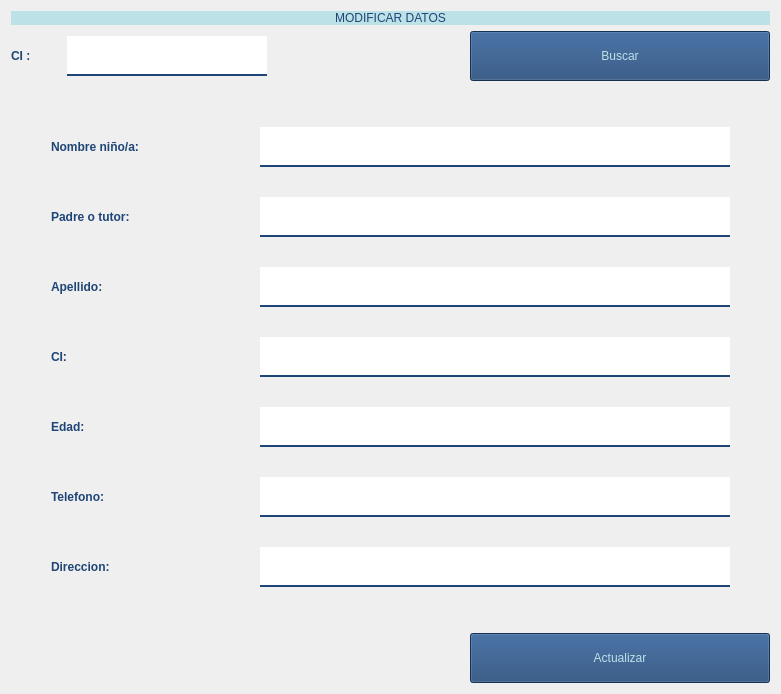
                         <widget class="QWidget" name="pagModificar_2">
                          <property name="styleSheet">
                           <string notr="true">font: 14pt &quot;Bahnschrift SemiLight&quot;;</string>
                          </property>
                          <layout class="QVBoxLayout" name="verticalLayout_8">
                           <item>
                            <widget class="QLabel" name="label_33">
                             <property name="styleSheet">
                              <string notr="true">font: 75 25pt &quot;Times New Roman&quot;;
color: rgb(31, 69,118);
background-color: rgb(188,225,231);
</string>
                             </property>
                             <property name="text">
                              <string>MODIFICAR DATOS</string>
                             </property>
                             <property name="alignment">
                              <set>Qt::AlignCenter</set>
                             </property>
                            </widget>
                           </item>
                           <item>
                            <layout class="QHBoxLayout" name="horizontalLayout_2">
                             <item>
                              <widget class="QLabel" name="label_25">
                               <property name="minimumSize">
                                <size>
                                 <width>50</width>
                                 <height>40</height>
                                </size>
                               </property>
                               <property name="maximumSize">
                                <size>
                                 <width>50</width>
                                 <height>40</height>
                                </size>
                               </property>
                               <property name="styleSheet">
                                <string notr="true">
color: rgb(31, 69,118);
font: 15pt &quot;Times New Roman&quot;;


</string>
                               </property>
                               <property name="text">
                                <string>&lt;html&gt;&lt;head/&gt;&lt;body&gt;&lt;p&gt;&lt;span style=&quot; font-weight:600;&quot;&gt;CI :&lt;/span&gt;&lt;/p&gt;&lt;/body&gt;&lt;/html&gt;</string>
                               </property>
                              </widget>
                             </item>
                             <item>
                              <widget class="QLineEdit" name="line_modi_2">
                               <property name="minimumSize">
                                <size>
                                 <width>200</width>
                                 <height>40</height>
                                </size>
                               </property>
                               <property name="maximumSize">
                                <size>
                                 <width>200</width>
                                 <height>40</height>
                                </size>
                               </property>
                               <property name="styleSheet">
                                <string notr="true">QLineEdit{
border:0px;
color: rgb(31, 69,118);
border-bottom:2px solid rgb(31, 69,118);
fond:75 12pt &quot;Times New Roman&quot;;
}
</string>
                               </property>
                               <property name="text">
                                <string/>
                               </property>
                              </widget>
                             </item>
                             <item>
                              <spacer name="horizontalSpacer_15">
                               <property name="orientation">
                                <enum>Qt::Horizontal</enum>
                               </property>
                               <property name="sizeHint" stdset="0">
                                <size>
                                 <width>40</width>
                                 <height>20</height>
                                </size>
                               </property>
                              </spacer>
                             </item>
                             <item>
                              <widget class="QPushButton" name="bt_buscar_modi_2">
                               <property name="minimumSize">
                                <size>
                                 <width>300</width>
                                 <height>50</height>
                                </size>
                               </property>
                               <property name="maximumSize">
                                <size>
                                 <width>300</width>
                                 <height>50</height>
                                </size>
                               </property>
                               <property name="styleSheet">
                                <string notr="true">background-color: rgb(31, 69,118);
color: rgb(188,225,231);

font: 15pt&quot;Kristen ITC&quot;;</string>
                               </property>
                               <property name="text">
                                <string>Buscar</string>
                               </property>
                              </widget>
                             </item>
                            </layout>
                           </item>
                           <item>
                            <spacer name="verticalSpacer_7">
                             <property name="orientation">
                              <enum>Qt::Vertical</enum>
                             </property>
                             <property name="sizeHint" stdset="0">
                              <size>
                               <width>20</width>
                               <height>40</height>
                              </size>
                             </property>
                            </spacer>
                           </item>
                           <item>
                            <layout class="QHBoxLayout" name="horizontalLayout_16">
                             <property name="spacing">
                              <number>14</number>
                             </property>
                             <item>
                              <spacer name="horizontalSpacer_16">
                               <property name="orientation">
                                <enum>Qt::Horizontal</enum>
                               </property>
                               <property name="sizeHint" stdset="0">
                                <size>
                                 <width>40</width>
                                 <height>20</height>
                                </size>
                               </property>
                              </spacer>
                             </item>
                             <item>
                              <layout class="QVBoxLayout" name="verticalLayout_24">
                               <property name="spacing">
                                <number>30</number>
                               </property>
                               <item>
                                <widget class="QLabel" name="txtmodNinio_2">
                                 <property name="minimumSize">
                                  <size>
                                   <width>195</width>
                                   <height>40</height>
                                  </size>
                                 </property>
                                 <property name="maximumSize">
                                  <size>
                                   <width>195</width>
                                   <height>40</height>
                                  </size>
                                 </property>
                                 <property name="styleSheet">
                                  <string notr="true">color: rgb(31, 69,118);
font: 18pt &quot;Times New Roman&quot;;</string>
                                 </property>
                                 <property name="text">
                                  <string>&lt;html&gt;&lt;head/&gt;&lt;body&gt;&lt;p&gt;&lt;span style=&quot; font-weight:600;&quot;&gt;Nombre niño/a:&lt;/span&gt;&lt;/p&gt;&lt;/body&gt;&lt;/html&gt;</string>
                                 </property>
                                </widget>
                               </item>
                               <item>
                                <widget class="QLabel" name="txtmodPadre_2">
                                 <property name="minimumSize">
                                  <size>
                                   <width>195</width>
                                   <height>40</height>
                                  </size>
                                 </property>
                                 <property name="maximumSize">
                                  <size>
                                   <width>195</width>
                                   <height>40</height>
                                  </size>
                                 </property>
                                 <property name="styleSheet">
                                  <string notr="true">color: rgb(31, 69,118);
font: 18pt &quot;Times New Roman&quot;;</string>
                                 </property>
                                 <property name="text">
                                  <string>&lt;html&gt;&lt;head/&gt;&lt;body&gt;&lt;p&gt;&lt;span style=&quot; font-weight:600;&quot;&gt;Padre o tutor:&lt;/span&gt;&lt;/p&gt;&lt;/body&gt;&lt;/html&gt;</string>
                                 </property>
                                </widget>
                               </item>
                               <item>
                                <widget class="QLabel" name="txtmodApellido2">
                                 <property name="minimumSize">
                                  <size>
                                   <width>195</width>
                                   <height>40</height>
                                  </size>
                                 </property>
                                 <property name="maximumSize">
                                  <size>
                                   <width>195</width>
                                   <height>40</height>
                                  </size>
                                 </property>
                                 <property name="styleSheet">
                                  <string notr="true">color: rgb(31, 69,118);
font: 18pt &quot;Times New Roman&quot;;</string>
                                 </property>
                                 <property name="text">
                                  <string>&lt;html&gt;&lt;head/&gt;&lt;body&gt;&lt;p&gt;&lt;span style=&quot; font-weight:600;&quot;&gt;Apellido:&lt;/span&gt;&lt;/p&gt;&lt;/body&gt;&lt;/html&gt;</string>
                                 </property>
                                </widget>
                               </item>
                               <item>
                                <widget class="QLabel" name="txtmod">
                                 <property name="minimumSize">
                                  <size>
                                   <width>195</width>
                                   <height>40</height>
                                  </size>
                                 </property>
                                 <property name="maximumSize">
                                  <size>
                                   <width>195</width>
                                   <height>40</height>
                                  </size>
                                 </property>
                                 <property name="styleSheet">
                                  <string notr="true">color: rgb(31, 69,118);
font: 18pt &quot;Times New Roman&quot;;</string>
                                 </property>
                                 <property name="text">
                                  <string>&lt;html&gt;&lt;head/&gt;&lt;body&gt;&lt;p&gt;&lt;span style=&quot; font-weight:600;&quot;&gt;CI:&lt;/span&gt;&lt;/p&gt;&lt;/body&gt;&lt;/html&gt;</string>
                                 </property>
                                </widget>
                               </item>
                               <item>
                                <widget class="QLabel" name="txtmodEdad_2">
                                 <property name="minimumSize">
                                  <size>
                                   <width>195</width>
                                   <height>40</height>
                                  </size>
                                 </property>
                                 <property name="maximumSize">
                                  <size>
                                   <width>195</width>
                                   <height>40</height>
                                  </size>
                                 </property>
                                 <property name="styleSheet">
                                  <string notr="true">color: rgb(31, 69,118);
font: 18pt &quot;Times New Roman&quot;;</string>
                                 </property>
                                 <property name="text">
                                  <string>&lt;html&gt;&lt;head/&gt;&lt;body&gt;&lt;p&gt;&lt;span style=&quot; font-weight:600;&quot;&gt;Edad:&lt;/span&gt;&lt;/p&gt;&lt;/body&gt;&lt;/html&gt;</string>
                                 </property>
                                </widget>
                               </item>
                               <item>
                                <widget class="QLabel" name="txtmodTelefono_2">
                                 <property name="minimumSize">
                                  <size>
                                   <width>195</width>
                                   <height>40</height>
                                  </size>
                                 </property>
                                 <property name="maximumSize">
                                  <size>
                                   <width>195</width>
                                   <height>40</height>
                                  </size>
                                 </property>
                                 <property name="styleSheet">
                                  <string notr="true">color: rgb(31, 69,118);
font: 18pt &quot;Times New Roman&quot;;</string>
                                 </property>
                                 <property name="text">
                                  <string>&lt;html&gt;&lt;head/&gt;&lt;body&gt;&lt;p&gt;&lt;span style=&quot; font-weight:600;&quot;&gt;Telefono:&lt;/span&gt;&lt;/p&gt;&lt;/body&gt;&lt;/html&gt;</string>
                                 </property>
                                </widget>
                               </item>
                               <item>
                                <widget class="QLabel" name="txtmodDireccion_2">
                                 <property name="minimumSize">
                                  <size>
                                   <width>195</width>
                                   <height>40</height>
                                  </size>
                                 </property>
                                 <property name="maximumSize">
                                  <size>
                                   <width>195</width>
                                   <height>40</height>
                                  </size>
                                 </property>
                                 <property name="styleSheet">
                                  <string notr="true">color: rgb(31, 69,118);
font: 18pt &quot;Times New Roman&quot;;</string>
                                 </property>
                                 <property name="text">
                                  <string>&lt;html&gt;&lt;head/&gt;&lt;body&gt;&lt;p&gt;&lt;span style=&quot; font-weight:600;&quot;&gt;Direccion:&lt;/span&gt;&lt;/p&gt;&lt;/body&gt;&lt;/html&gt;</string>
                                 </property>
                                </widget>
                               </item>
                              </layout>
                             </item>
                             <item>
                              <layout class="QVBoxLayout" name="verticalLayout_25">
                               <property name="spacing">
                                <number>30</number>
                               </property>
                               <item>
                                <widget class="QLineEdit" name="modi_ninio_2">
                                 <property name="minimumSize">
                                  <size>
                                   <width>470</width>
                                   <height>40</height>
                                  </size>
                                 </property>
                                 <property name="maximumSize">
                                  <size>
                                   <width>468</width>
                                   <height>40</height>
                                  </size>
                                 </property>
                                 <property name="styleSheet">
                                  <string notr="true">QLineEdit{
border:2px;
color: rgb(31, 69,118);
border-bottom:2px solid rgb(31, 69,118);
fond:75 12pt &quot;Times New Roman&quot;;
}</string>
                                 </property>
                                </widget>
                               </item>
                               <item>
                                <widget class="QLineEdit" name="modi_padre_2">
                                 <property name="minimumSize">
                                  <size>
                                   <width>470</width>
                                   <height>40</height>
                                  </size>
                                 </property>
                                 <property name="maximumSize">
                                  <size>
                                   <width>470</width>
                                   <height>40</height>
                                  </size>
                                 </property>
                                 <property name="styleSheet">
                                  <string notr="true">QLineEdit{
border:2px;
color: rgb(31, 69,118);
border-bottom:2px solid rgb(31, 69,118);
fond:75 12pt &quot;Times New Roman&quot;;
}</string>
                                 </property>
                                </widget>
                               </item>
                               <item>
                                <widget class="QLineEdit" name="modi_apellid_2">
                                 <property name="minimumSize">
                                  <size>
                                   <width>470</width>
                                   <height>40</height>
                                  </size>
                                 </property>
                                 <property name="maximumSize">
                                  <size>
                                   <width>470</width>
                                   <height>40</height>
                                  </size>
                                 </property>
                                 <property name="styleSheet">
                                  <string notr="true">QLineEdit{
border:2px;
color: rgb(31, 69,118);
border-bottom:2px solid rgb(31, 69,118);
fond:75 12pt &quot;Times New Roman&quot;;
}</string>
                                 </property>
                                 <property name="text">
                                  <string/>
                                 </property>
                                </widget>
                               </item>
                               <item>
                                <widget class="QLineEdit" name="modi_CI_2">
                                 <property name="minimumSize">
                                  <size>
                                   <width>470</width>
                                   <height>40</height>
                                  </size>
                                 </property>
                                 <property name="maximumSize">
                                  <size>
                                   <width>470</width>
                                   <height>40</height>
                                  </size>
                                 </property>
                                 <property name="styleSheet">
                                  <string notr="true">QLineEdit{
border:2px;
color: rgb(31, 69,118);
border-bottom:2px solid rgb(31, 69,118);
fond:75 12pt &quot;Times New Roman&quot;;
}</string>
                                 </property>
                                </widget>
                               </item>
                               <item>
                                <widget class="QLineEdit" name="modi_edad_2">
                                 <property name="minimumSize">
                                  <size>
                                   <width>470</width>
                                   <height>40</height>
                                  </size>
                                 </property>
                                 <property name="maximumSize">
                                  <size>
                                   <width>470</width>
                                   <height>40</height>
                                  </size>
                                 </property>
                                 <property name="styleSheet">
                                  <string notr="true">QLineEdit{
border:2px;
color: rgb(31, 69,118);
border-bottom:2px solid rgb(31, 69,118);
fond:75 12pt &quot;Times New Roman&quot;;
}
</string>
                                 </property>
                                </widget>
                               </item>
                               <item>
                                <widget class="QLineEdit" name="modi_telefono_2">
                                 <property name="minimumSize">
                                  <size>
                                   <width>470</width>
                                   <height>40</height>
                                  </size>
                                 </property>
                                 <property name="maximumSize">
                                  <size>
                                   <width>470</width>
                                   <height>40</height>
                                  </size>
                                 </property>
                                 <property name="styleSheet">
                                  <string notr="true">QLineEdit{
border:2px;
color: rgb(31, 69,118);
border-bottom:2px solid rgb(31, 69,118);
fond:75 12pt &quot;Times New Roman&quot;;
}
</string>
                                 </property>
                                </widget>
                               </item>
                               <item>
                                <widget class="QLineEdit" name="modi_direccion_2">
                                 <property name="minimumSize">
                                  <size>
                                   <width>470</width>
                                   <height>40</height>
                                  </size>
                                 </property>
                                 <property name="maximumSize">
                                  <size>
                                   <width>470</width>
                                   <height>40</height>
                                  </size>
                                 </property>
                                 <property name="styleSheet">
                                  <string notr="true">QLineEdit{
border:2px;
color: rgb(31, 69,118);
border-bottom:2px solid rgb(31, 69,118);
fond:75 12pt &quot;Times New Roman&quot;;
}</string>
                                 </property>
                                </widget>
                               </item>
                              </layout>
                             </item>
                             <item>
                              <spacer name="horizontalSpacer_17">
                               <property name="orientation">
                                <enum>Qt::Horizontal</enum>
                               </property>
                               <property name="sizeHint" stdset="0">
                                <size>
                                 <width>40</width>
                                 <height>20</height>
                                </size>
                               </property>
                              </spacer>
                             </item>
                            </layout>
                           </item>
                           <item>
                            <spacer name="verticalSpacer_8">
                             <property name="orientation">
                              <enum>Qt::Vertical</enum>
                             </property>
                             <property name="sizeHint" stdset="0">
                              <size>
                               <width>20</width>
                               <height>40</height>
                              </size>
                             </property>
                            </spacer>
                           </item>
                           <item>
                            <layout class="QHBoxLayout" name="horizontalLayout_17">
                             <item>
                              <widget class="QLabel" name="signal_modi_2">
                               <property name="minimumSize">
                                <size>
                                 <width>400</width>
                                 <height>40</height>
                                </size>
                               </property>
                               <property name="maximumSize">
                                <size>
                                 <width>400</width>
                                 <height>40</height>
                                </size>
                               </property>
                               <property name="styleSheet">
                                <string notr="true">font: 14pt &quot;MS Reference Sans Serif&quot;;
color: rgb(75,134,178);</string>
                               </property>
                               <property name="text">
                                <string/>
                               </property>
                              </widget>
                             </item>
                             <item>
                              <spacer name="horizontalSpacer_18">
                               <property name="orientation">
                                <enum>Qt::Horizontal</enum>
                               </property>
                               <property name="sizeHint" stdset="0">
                                <size>
                                 <width>40</width>
                                 <height>20</height>
                                </size>
                               </property>
                              </spacer>
                             </item>
                             <item>
                              <widget class="QPushButton" name="bt_actualizar_modi_2">
                               <property name="minimumSize">
                                <size>
                                 <width>300</width>
                                 <height>50</height>
                                </size>
                               </property>
                               <property name="maximumSize">
                                <size>
                                 <width>300</width>
                                 <height>50</height>
                                </size>
                               </property>
                               <property name="styleSheet">
                                <string notr="true">background-color: rgb(31, 69,118);
color: rgb(188,225,231);

font: 15pt&quot;Kristen ITC&quot;;</string>
                               </property>
                               <property name="text">
                                <string>Actualizar</string>
                               </property>
                              </widget>
                             </item>
                            </layout>
                           </item>
                          </layout>
                         </widget>
